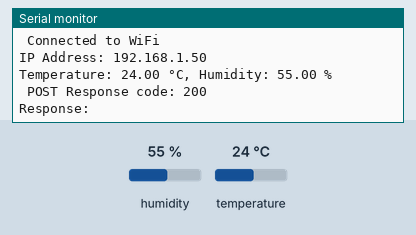
Simulated run of this sketch. Board: ESP32. Parts: the last lines printed to the serial monitor. The test bench sets the inputs (shaded band); at power-on: humidity 55 %, temperature 24 °C. WiFi joins after 1.5 s; servers stay silent unless stated; uploads are accepted with an empty reply.

Above: at 3.7 s.
3.8 s: humidity set to 22 %
11.4 s: temperature set to 12 °C
At 12.87 s:
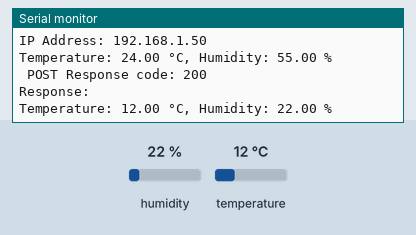
19.0 s: humidity set to 40 %
At 24.1 s:
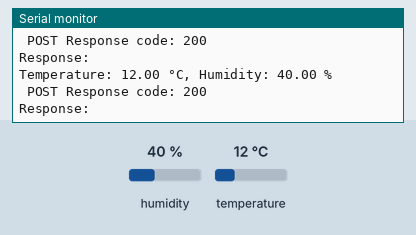

The sketch:

A10_q2.ino
```cpp
#include <WiFi.h>
#include <HTTPClient.h>
#include "DHT.h"

#define WIFI_SSID     "Tanaya's S24"
#define WIFI_PASSWORD "Tanaya@2911"
#define SERVER_URL    "http://your-server.com/api/data"

#define DHTPIN 4
#define DHTTYPE DHT22

DHT dht(DHTPIN, DHTTYPE);

void setup() {
  Serial.begin(115200);
  delay(1000);

  dht.begin();

  Serial.printf("Connecting to WiFi: %s\n", WIFI_SSID);
  WiFi.begin(WIFI_SSID, WIFI_PASSWORD);

  unsigned long startAttemptTime = millis();
  while (WiFi.status() != WL_CONNECTED && millis() - startAttemptTime < 15000) {
    Serial.print(".");
    delay(500);
  }

  if (WiFi.status() != WL_CONNECTED) {
    Serial.println("\n Failed to connect to WiFi");
  } else {
    Serial.println("\n Connected to WiFi");
    Serial.print("IP Address: ");
    Serial.println(WiFi.localIP());
  }
}

void loop() {
  if (WiFi.status() == WL_CONNECTED) {
    float temperature = dht.readTemperature(); // Celsius
    float humidity = dht.readHumidity();


    if (isnan(temperature) || isnan(humidity)) {
      Serial.println(" Failed to read from DHT sensor!");
    } else {
      Serial.printf("Temperature: %.2f °C, Humidity: %.2f %%\n", temperature, humidity);


      String jsonPayload = String("{\"temperature\":") + temperature +
                           ",\"humidity\":" + humidity + "}";

      HTTPClient http;
      http.begin(SERVER_URL);
      http.addHeader("Content-Type", "application/json");

      int httpResponseCode = http.POST(jsonPayload);

      if (httpResponseCode > 0) {
        Serial.printf(" POST Response code: %d\n", httpResponseCode);
        Serial.println("Response: " + http.getString());
      } else {
        Serial.printf(" POST failed, error: %s\n", http.errorToString(httpResponseCode).c_str());
      }

      http.end();
    }
  } else {
    Serial.println(" WiFi disconnected, retrying...");
    WiFi.reconnect();
  }

  delay(10000);
}
```

Measured:
- after the input at 11.4 s, the serial monitor: prints a new line after 1.3 s (image 1)
- after the input at 19.0 s, the serial monitor: prints a new line after 3.9 s (image 2)
